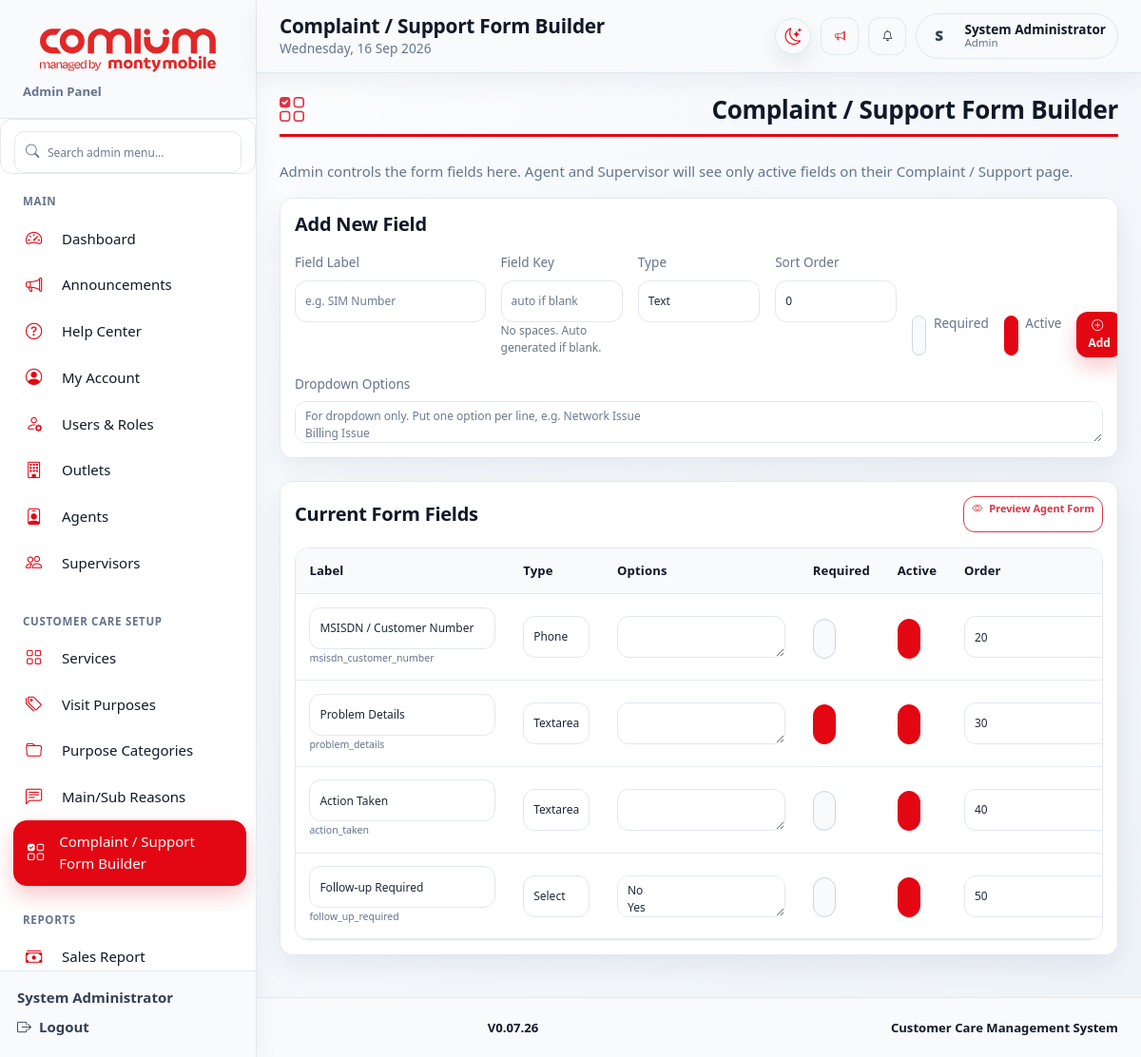
/admin/support_forms.php (signed in), run on the app's committed database.
### tables this page shows
CREATE TABLE IF NOT EXISTS `support_form_fields` (
  `id` INT NOT NULL AUTO_INCREMENT,
  `field_label` VARCHAR(150) NOT NULL,
  `field_key` VARCHAR(80) NOT NULL,
  `field_type` ENUM('text','textarea','select','number','date','phone','email') NOT NULL DEFAULT 'text',
  `field_options` TEXT NULL,
  `is_required` TINYINT(1) NOT NULL DEFAULT 0,
  `is_active` TINYINT(1) NOT NULL DEFAULT 1,
  `sort_order` INT NOT NULL DEFAULT 0,
  `created_by` INT NULL,
  `created_at` TIMESTAMP NULL DEFAULT CURRENT_TIMESTAMP,
  `updated_at` TIMESTAMP NULL DEFAULT CURRENT_TIMESTAMP ON UPDATE CURRENT_TIMESTAMP,
  PRIMARY KEY (`id`),
  UNIQUE KEY `uk_support_field_key` (`field_key`),
  KEY `idx_support_fields_active` (`is_active`, `sort_order`)
);

### config.php (called while the page is built, shortened)
<?php
function appBasePrefix() {
    $script = str_replace('\\', '/', $_SERVER['SCRIPT_NAME'] ?? '');
    $dir = basename(dirname($script));
    return in_array($dir, ['admin', 'agent', 'supervisor'], true) ? '../' : '';
}
function appPath($path) {
    return appBasePrefix() . ltrim($path, '/');
}
function appAsset($path) {
    $resolved = appPath($path);
    $clean = ltrim((string)$path, '/');
    if (preg_match('/\.(css|js)$/i', $clean)) {
        $resolved .= (strpos($resolved, '?') === false ? '?' : '&') . 'v=20260728_final_audit_v3';
    }
    return $resolved;
}
function e($value) {
    return htmlspecialchars((string)($value ?? ''), ENT_QUOTES, 'UTF-8');
}
function tableExists($conn, $table) {
    static $cache = [];
    $table = trim((string)$table);
    if (isset($cache[$table])) return $cache[$table];
    $stmt = mysqli_prepare($conn, "SELECT COUNT(*) FROM INFORMATION_SCHEMA.TABLES WHERE TABLE_SCHEMA = DATABASE() AND TABLE_NAME = ?");
    mysqli_stmt_bind_param($stmt, 's', $table);
    mysqli_stmt_execute($stmt);
    mysqli_stmt_bind_result($stmt, $count);
    $exists = ((int)$count > 0);
    if ($exists) $cache[$table] = true;
    return $exists;
}
function tableColumnExists($conn, $table, $column) {
    static $cache = [];
    $table = trim((string)$table);
    $column = trim((string)$column);
    $key = $table . '.' . $column;
    if (isset($cache[$key])) return $cache[$key];
    $stmt = mysqli_prepare($conn, "SELECT COUNT(*) FROM INFORMATION_SCHEMA.COLUMNS WHERE TABLE_SCHEMA = DATABASE() AND TABLE_NAME = ? AND COLUMN_NAME = ?");
    mysqli_stmt_bind_param($stmt, 'ss', $table, $column);
    mysqli_stmt_execute($stmt);
    mysqli_stmt_bind_result($stmt, $count);
    $exists = ((int)$count > 0);
    if ($exists) $cache[$key] = true;
    return $exists;
}
function indexExists($conn, $table, $index) {
    static $cache = [];
    $key = $table . '.' . $index;
    if (isset($cache[$key])) return $cache[$key];
    $stmt = mysqli_prepare($conn, "SELECT COUNT(*) FROM INFORMATION_SCHEMA.STATISTICS WHERE TABLE_SCHEMA = DATABASE() AND TABLE_NAME = ? AND INDEX_NAME = ?");
    mysqli_stmt_bind_param($stmt, 'ss', $table, $index);
    mysqli_stmt_execute($stmt);
    mysqli_stmt_bind_result($stmt, $count);
    $exists = ((int)$count > 0);
    if ($exists) $cache[$key] = true;
    return $exists;
}
function constraintExists($conn, $constraint) {
    $stmt = mysqli_prepare($conn, "SELECT COUNT(*) FROM INFORMATION_SCHEMA.TABLE_CONSTRAINTS WHERE TABLE_SCHEMA = DATABASE() AND CONSTRAINT_NAME = ?");
    mysqli_stmt_bind_param($stmt, 's', $constraint);
    mysqli_stmt_execute($stmt);
    mysqli_stmt_bind_result($stmt, $count);
    $exists = ((int)$count > 0);
    return $exists;
}
?>

### support_helpers.php (called while the page is built, shortened)
<?php
if (!function_exists('supportAllowedFieldTypes')) {
    function supportAllowedFieldTypes() {
        return ['text', 'textarea', 'select', 'number', 'date', 'phone', 'email'];
    }
}
if (!function_exists('supportEnsureTables')) {
    function supportEnsureTables($conn) {
        if (function_exists('constraintExists')) {
            if (!constraintExists($conn, 'fk_support_values_ticket')) {
                @mysqli_query($conn, "ALTER TABLE support_ticket_values ADD CONSTRAINT fk_support_values_ticket FOREIGN KEY (ticket_id) REFERENCES support_tickets(id) ON DELETE CASCADE");
            }
            if (!constraintExists($conn, 'fk_support_values_field')) {
                @mysqli_query($conn, "ALTER TABLE support_ticket_values ADD CONSTRAINT fk_support_values_field FOREIGN KEY (field_id) REFERENCES support_form_fields(id) ON DELETE CASCADE");
            }
        }
        $defaultReasons = [
            ['Network', 'No Service', 10], ['Network', 'Poor Signal', 20], ['Network', 'Data Not Working', 30],
            ['Billing', 'Wrong Deduction', 40], ['Billing', 'Bundle Not Received', 50],
            ['SIM / Registration', 'SIM Swap Issue', 60], ['SIM / Registration', 'Registration Update', 70],
            ['ComCach', 'Cash-in Issue', 80], ['ComCach', 'Withdrawal Issue', 90],
            ['Customer Care', 'Follow-up Required', 100], ['Customer Care', 'Other', 110],
        ];
        $stmtReason = mysqli_prepare($conn, "INSERT IGNORE INTO complaint_reasons (category, reason, sort_order, is_active) VALUES (?, ?, ?, 1)");
        $defaults = [
            ['MSISDN / Customer Number', 'msisdn_customer_number', 'phone', '', 0, 1, 20],
            ['Problem Details', 'problem_details', 'textarea', '', 1, 1, 30],
            ['Action Taken', 'action_taken', 'textarea', '', 0, 1, 40],
            ['Follow-up Required', 'follow_up_required', 'select', "No\nYes", 0, 1, 50],
        ];
        $stmt = mysqli_prepare($conn, "INSERT IGNORE INTO support_form_fields (field_label, field_key, field_type, field_options, is_required, is_active, sort_order, created_by) VALUES (?, ?, ?, ?, ?, ?, ?, ?)");
        if ($stmt) {
            $uid = isset($_SESSION['user_id']) ? (int)$_SESSION['user_id'] : null;
        }
        return true;
    }
}
if (!function_exists('supportGetFields')) {
    function supportGetFields($conn, $activeOnly = true) {
        supportEnsureTables($conn);
        $sql = "SELECT * FROM support_form_fields" . ($activeOnly ? " WHERE is_active = 1" : "") . " ORDER BY sort_order, id";
        $res = mysqli_query($conn, $sql);
        $fields = [];
        if ($res) while ($row = mysqli_fetch_assoc($res)) $fields[] = $row;
        return $fields;
    }
}
?>

### admin/support_forms.php (the view, shortened to what this page needs)
<?php
require_once '../config.php';
require_once '../support_helpers.php';
$allowedTypes = supportAllowedFieldTypes();
$fields = supportGetFields($conn, false);
?>
<!doctype html>
<html lang="en">
<head>
    <link href="https://cdn.jsdelivr.net/npm/bootstrap@5.3.0/dist/css/bootstrap.min.css" rel="stylesheet">
    <link rel="stylesheet" href="https://cdn.jsdelivr.net/npm/bootstrap-icons@1.11.0/font/bootstrap-icons.css">
<link rel="stylesheet" href="<?php echo appAsset('assets/css/sis-page-components.css'); ?>">
<link rel="stylesheet" href="<?php echo appAsset('assets/css/sis-theme.css'); ?>">
</head>
<body class="sis-app-body">
<?php require_once dirname(__DIR__) . '/include/side_header.php'; sisRenderLayoutStart('admin'); ?>
    <h1 class="page-title"><i class="bi bi-ui-checks-grid text-danger"></i> Complaint / Support Form Builder</h1>
    <p class="text-muted">Admin controls the form fields here. Agent and Supervisor will see only active fields on their Complaint / Support page.</p>
    <div class="card mb-4"><div class="card-body">
        <h5 class="mb-3">Add New Field</h5>
        <form method="post" class="row g-3">
            <div class="col-md-3"><label class="form-label">Field Label</label><input class="form-control" name="field_label" required placeholder="e.g. SIM Number"></div>
            <div class="col-md-2"><label class="form-label">Field Key</label><input class="form-control" name="field_key" placeholder="auto if blank"><div class="type-help">No spaces. Auto generated if blank.</div></div>
            <div class="col-md-2"><label class="form-label">Type</label><select class="form-select" name="field_type"><option value="text">Text</option></select></div>
            <div class="col-md-2"><label class="form-label">Sort Order</label><input type="number" class="form-control" name="sort_order" value="0"></div>
            <div class="col-md-3 d-flex align-items-end gap-3"><div class="form-check"><input class="form-check-input" type="checkbox" name="is_required"><label class="form-check-label">Required</label></div><div class="form-check"><input class="form-check-input" type="checkbox" name="is_active" checked><label class="form-check-label">Active</label></div><button class="btn btn-primary ms-auto"><i class="bi bi-plus-circle"></i> Add</button></div>
            <div class="col-12"><label class="form-label">Dropdown Options</label><textarea class="form-control" name="field_options" rows="2" placeholder="For dropdown only. Put one option per line, e.g. Network Issue&#10;Billing Issue"></textarea></div>
        </form>
    </div></div>
    <div class="card"><div class="card-body">
        <div class="d-flex justify-content-between align-items-center flex-wrap gap-2 mb-3"><h5 class="mb-0">Current Form Fields</h5><a href="../agent/support.php" class="btn btn-sm btn-outline-danger" target="_blank"><i class="bi bi-eye"></i> Preview Agent Form</a></div>
        <div class="table-responsive"><table class="table table-hover align-middle">
            <thead><tr><th>Label</th><th>Type</th><th>Options</th><th>Required</th><th>Active</th><th>Order</th><th class="sis-u-a2ad197f">Actions</th></tr></thead>
            <tbody>
            <?php foreach($fields as $f): ?>
                <tr><form method="post">
                    <td><input class="form-control" name="field_label" value="<?php echo e($f['field_label']); ?>"><small class="text-muted"><?php echo e($f['field_key']); ?></small></td>
                    <td><select class="form-select" name="field_type"><?php foreach($allowedTypes as $t): ?><option value="<?php echo e($t); ?>" <?php echo $f['field_type']===$t?'selected':''; ?>><?php echo ucfirst($t); ?></option><?php endforeach; ?></select></td>
                    <td><textarea class="form-control" name="field_options" rows="2"><?php echo e($f['field_options']); ?></textarea></td>
                    <td><div class="form-check form-switch"><input class="form-check-input" type="checkbox" name="is_required" <?php echo $f['is_required']?'checked':''; ?>></div></td>
                    <td><div class="form-check form-switch"><input class="form-check-input" type="checkbox" name="is_active" <?php echo $f['is_active']?'checked':''; ?>></div></td>
                    <td><input type="number" class="form-control" name="sort_order" value="<?php echo (int)$f['sort_order']; ?>"></td>
                    </form>
                </tr>
            <?php endforeach; ?>
            </tbody>
        </table></div>
    </div></div>
</body>
</html>

### data on the page
support_form_fields: field_label "MSISDN / Customer Number", field_key "msisdn_customer_number", field_type "Phone", is_active "☑", sort_order "20"
support_form_fields: field_label "Problem Details", field_key "problem_details", field_type "Textarea", is_required "☑", is_active "☑", sort_order "30"
support_form_fields: field_label "Action Taken", field_key "action_taken", field_type "Textarea", is_active "☑", sort_order "40"
support_form_fields: field_label "Follow-up Required", field_key "follow_up_required", field_type "Select", field_options "No Yes", is_active "☑", sort_order "50"

### other printed values
$roleLabel "Admin"
$section['title'] "MAIN"
$label "Dashboard"
$label "Announcements"
$label "Help Center"
$label "My Account"
$label "Users & Roles"
$label "Outlets"
$label "Agents"
$label "Supervisors"
$section['title'] "CUSTOMER CARE SETUP"
$label "Services"
$label "Visit Purposes"
$label "Purpose Categories"
$label "Main/Sub Reasons"
